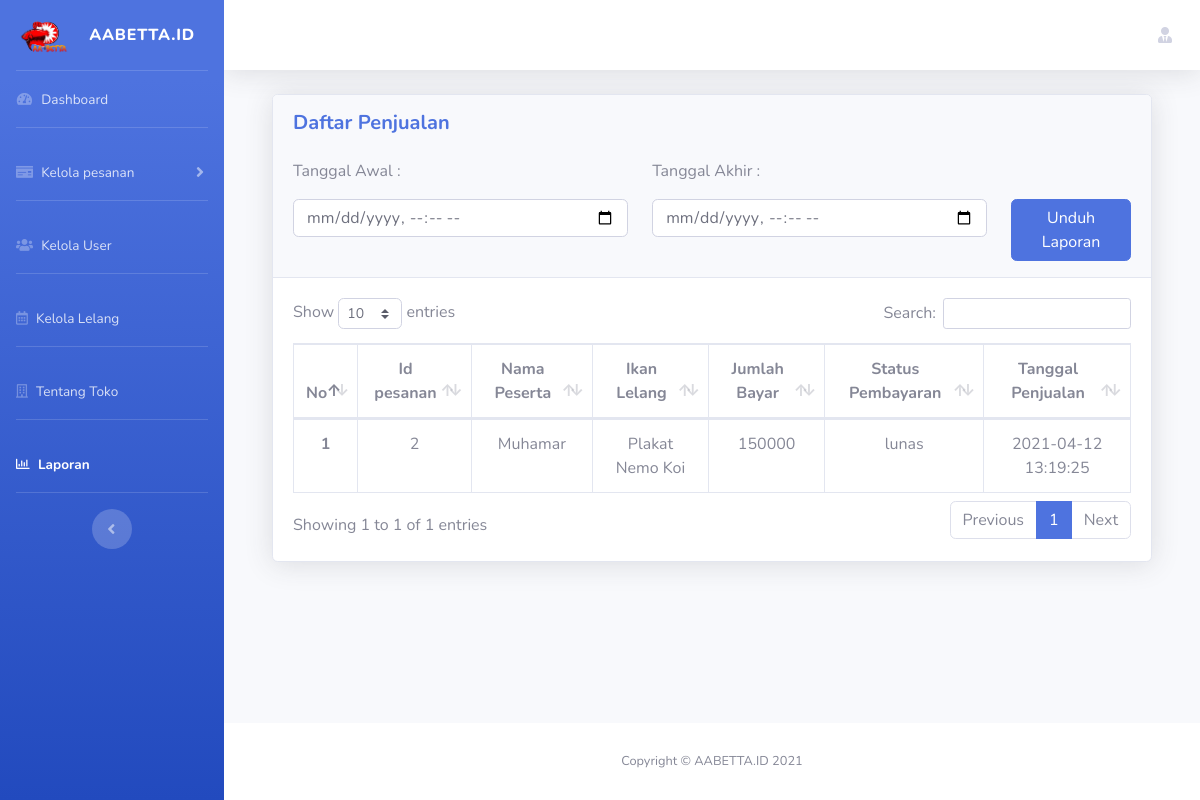
/index.php/laporan, run on the app's committed database.
### tables this page shows
CREATE TABLE `pesanan` (
  `id_pesanan` int(11) NOT NULL,
  `id_peserta` int(11) NOT NULL,
  `id_lelang` int(11) NOT NULL,
  `id_tawaran` int(11) NOT NULL,
  `jumlah_bayar` int(11) NOT NULL,
  `bukti_gambar` varchar(128) DEFAULT NULL,
  `status_pembayaran` varchar(255) NOT NULL,
  `status_pengiriman` enum('proses','dikirim/selesai') DEFAULT NULL,
  `waktu_pembayaran` timestamp NULL DEFAULT current_timestamp()
);

CREATE TABLE `peserta` (
  `id_peserta` int(11) NOT NULL,
  `nama` varchar(128) NOT NULL,
  `username` varchar(128) NOT NULL,
  `nohp` varchar(115) DEFAULT NULL,
  `alamat` text DEFAULT NULL,
  `password` varchar(50) NOT NULL
);

CREATE TABLE `lelang` (
  `id_lelang` int(11) NOT NULL,
  `nama_ikan_hias` varchar(128) NOT NULL,
  `harga_buka` int(11) NOT NULL,
  `kelipatan` int(11) NOT NULL,
  `deskripsi` text NOT NULL,
  `waktu_mulai` timestamp NOT NULL DEFAULT current_timestamp(),
  `waktu_selesai` timestamp NOT NULL DEFAULT current_timestamp()
);

### application/libraries/Template.php (called while the page is built)
<?php if (!defined('BASEPATH')) exit('No direct script access allowed');
class Template
{
	var $template_data = array();
	function set($name, $value)
	{
		$this->template_data[$name] = $value;
	}
	function load($template = '', $view = '', $view_data = array(), $return = FALSE)
	{
		$this->CI = &get_instance();
		$this->set('contents', $this->CI->load->view($view, $view_data, TRUE));
		return $this->CI->load->view($template, $this->template_data, $return);
	}
}

### application/controllers/Laporan.php (called while the page is built, shortened)
<?php
class Laporan extends CI_Controller
{
    public function index()
    {
        $data['aktif'] = "laporan";
        $data['judul'] = "Halaman - Laporan";
        if ($this->input->post('awalTanggal') && $this->input->post('akhirTanggal')) {
            $data['awal'] = $this->input->post('awalTanggal');
            $data['akhir'] = $this->input->post('akhirTanggal');
            $data['pesanan'] = $this->Model_pesanan->tampilPesananFilter();
            $data['totalPenjualan'] = $this->Model_pesanan->getJumlahPenjualan();
            $this->mypdf->generate('laporan/dompdf.php', $data);
        } else {
            $data['pesanan'] = $this->Model_pesanan->tampilpesanan();
        }
        $this->template->load('template/template_dashboard.php', 'laporan/index.php', $data);
    }
}

### index.php (called while the page is built, shortened)
<?php
require_once BASEPATH.'core/CodeIgniter.php';

### application/models/Model_pesanan.php (called while the page is built, shortened)
<?php
class Model_pesanan extends CI_Model
{
    public function tampilpesanan()
    {
        $query = "SELECT * FROM pesanan INNER JOIN peserta ON pesanan.id_peserta = peserta.id_peserta INNER JOIN lelang ON pesanan.id_lelang = lelang.id_lelang ORDER BY id_pesanan DESC";
        return $this->db->query($query)->result_array();
    }
}

### application/views/laporan/index.php (the view, shortened to what this page needs)
<div class="container">
	<div class="card shadow mb-4">
		<div class="card-header py-3">
			<div class="row">
				<div class="col-md-12 col-sm-12">
					<h5 class="m-0 font-weight-bold text-primary">Daftar Penjualan</h5>
				</div>
			</div> <br>
			<div class="row">
				<div class="col-md-12 col-sm-12 text-left">
					<form action="" id="formLaporan" method="POST">
						<div class="row">
							<div class="col-md-5 col-sm-12 ">
								<p>Tanggal Awal :</p>
								<input type="datetime-local" class="form-control" name="awalTanggal" required>
							</div>
							<div class="col-md-5 col-sm-12">
								<p>Tanggal Akhir :</p>
								<input type="datetime-local" class="form-control" name="akhirTanggal" required>
							</div>
							<div class="col-md-2 col-sm-12">
								<p></p><br>
								<button type="submit" class="btn btn-primary">Unduh Laporan</button>
							</div>
						</div>
					</form>
				</div>
			</div>
		</div>
		<div class="card-body">
			<div class="table-responsive">
				<table class="table table-bordered text-center" id="dataTable" width="100%" cellspacing="0">
					<thead>
						<tr>
							<th>No</th>
							<th>Id pesanan</th>
							<th>Nama Peserta</th>
							<th>Ikan Lelang</th>
							<th>Jumlah Bayar</th>
							<th>Status Pembayaran</th>
							<th>Tanggal Penjualan</th>
						</tr>
					</thead>
					<tbody>
						<?php $i = 1; ?>
						<?php foreach ($pesanan as $pm) : ?>
						<?php if ($pm['status_pembayaran'] == 'lunas' && $pm['status_pengiriman'] == 'dikirim/selesai') : ?>
						<tr>
							<th scope="row"><?= $i++; ?></th>
							<td><?= $pm['id_pesanan']; ?></td>
							<td><?= $pm['nama']; ?></td>
							<td><?= $pm['nama_ikan_hias']; ?></td>
							<td><?= $pm['jumlah_bayar']; ?></td>
							<td><?= $pm['status_pembayaran']; ?></td>
							<td><?= $pm['waktu_pembayaran']; ?></td>
						</tr>
						<?php endif; ?>
						<?php endforeach ?>
					</tbody>
				</table>
			</div>
		</div>
	</div>
</div>

### data on the page
pesanan: id_pesanan "2", id_peserta.nama "Muhamar", id_lelang.nama_ikan_hias "Plakat Nemo Koi", jumlah_bayar "150000", status_pembayaran "lunas", waktu_pembayaran "2021-04-12 13:19:25"
